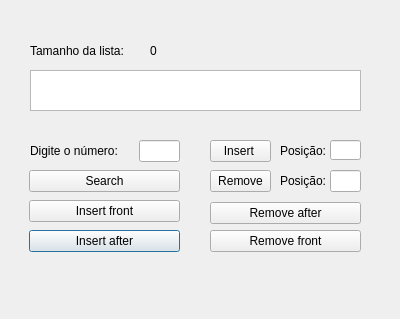
<?xml version="1.0" encoding="UTF-8"?>
<ui version="4.0">
 <class>windowlista</class>
 <widget class="QDialog" name="windowlista">
  <property name="geometry">
   <rect>
    <x>0</x>
    <y>0</y>
    <width>400</width>
    <height>319</height>
   </rect>
  </property>
  <property name="windowTitle">
   <string>Dialog</string>
  </property>
  <widget class="QPushButton" name="insertAfter">
   <property name="geometry">
    <rect>
     <x>29</x>
     <y>230</y>
     <width>151</width>
     <height>22</height>
    </rect>
   </property>
   <property name="text">
    <string>Insert after</string>
   </property>
  </widget>
  <widget class="QPushButton" name="pushButton_2">
   <property name="geometry">
    <rect>
     <x>29</x>
     <y>170</y>
     <width>151</width>
     <height>22</height>
    </rect>
   </property>
   <property name="text">
    <string>Search</string>
   </property>
  </widget>
  <widget class="QPushButton" name="removeAfter">
   <property name="geometry">
    <rect>
     <x>210</x>
     <y>202</y>
     <width>151</width>
     <height>22</height>
    </rect>
   </property>
   <property name="text">
    <string>Remove after</string>
   </property>
  </widget>
  <widget class="QPushButton" name="InsertFront">
   <property name="geometry">
    <rect>
     <x>29</x>
     <y>200</y>
     <width>151</width>
     <height>22</height>
    </rect>
   </property>
   <property name="text">
    <string>Insert front</string>
   </property>
  </widget>
  <widget class="QPushButton" name="insertN">
   <property name="geometry">
    <rect>
     <x>210</x>
     <y>140</y>
     <width>61</width>
     <height>22</height>
    </rect>
   </property>
   <property name="text">
    <string>Insert </string>
   </property>
  </widget>
  <widget class="QPushButton" name="removeFront">
   <property name="geometry">
    <rect>
     <x>210</x>
     <y>230</y>
     <width>151</width>
     <height>22</height>
    </rect>
   </property>
   <property name="text">
    <string>Remove front</string>
   </property>
  </widget>
  <widget class="QPushButton" name="removeN">
   <property name="geometry">
    <rect>
     <x>210</x>
     <y>170</y>
     <width>61</width>
     <height>22</height>
    </rect>
   </property>
   <property name="text">
    <string>Remove</string>
   </property>
  </widget>
  <widget class="QLineEdit" name="positionInsert">
   <property name="geometry">
    <rect>
     <x>330</x>
     <y>140</y>
     <width>31</width>
     <height>20</height>
    </rect>
   </property>
  </widget>
  <widget class="QLineEdit" name="positionRemove">
   <property name="geometry">
    <rect>
     <x>330</x>
     <y>170</y>
     <width>31</width>
     <height>22</height>
    </rect>
   </property>
  </widget>
  <widget class="QLabel" name="label">
   <property name="geometry">
    <rect>
     <x>280</x>
     <y>140</y>
     <width>61</width>
     <height>21</height>
    </rect>
   </property>
   <property name="text">
    <string>Posição:</string>
   </property>
  </widget>
  <widget class="QLabel" name="label_4">
   <property name="geometry">
    <rect>
     <x>280</x>
     <y>170</y>
     <width>59</width>
     <height>21</height>
    </rect>
   </property>
   <property name="text">
    <string>Posição:</string>
   </property>
  </widget>
  <widget class="QLineEdit" name="entrada">
   <property name="geometry">
    <rect>
     <x>139</x>
     <y>140</y>
     <width>41</width>
     <height>22</height>
    </rect>
   </property>
  </widget>
  <widget class="QLabel" name="label_3">
   <property name="geometry">
    <rect>
     <x>30</x>
     <y>130</y>
     <width>101</width>
     <height>41</height>
    </rect>
   </property>
   <property name="text">
    <string>Digite o número:</string>
   </property>
  </widget>
  <widget class="QListWidget" name="listWidget">
   <property name="geometry">
    <rect>
     <x>30</x>
     <y>70</y>
     <width>331</width>
     <height>41</height>
    </rect>
   </property>
   <property name="movement">
    <enum>QListView::Static</enum>
   </property>
   <property name="flow">
    <enum>QListView::LeftToRight</enum>
   </property>
  </widget>
  <widget class="QLabel" name="label_2">
   <property name="geometry">
    <rect>
     <x>30</x>
     <y>40</y>
     <width>111</width>
     <height>21</height>
    </rect>
   </property>
   <property name="text">
    <string>Tamanho da lista:</string>
   </property>
  </widget>
  <widget class="QLabel" name="retTamanho">
   <property name="geometry">
    <rect>
     <x>150</x>
     <y>40</y>
     <width>59</width>
     <height>21</height>
    </rect>
   </property>
   <property name="text">
    <string>0</string>
   </property>
  </widget>
  <zorder>insertAfter</zorder>
  <zorder>pushButton_2</zorder>
  <zorder>removeAfter</zorder>
  <zorder>InsertFront</zorder>
  <zorder>insertN</zorder>
  <zorder>removeFront</zorder>
  <zorder>removeN</zorder>
  <zorder>entrada</zorder>
  <zorder>positionInsert</zorder>
  <zorder>positionRemove</zorder>
  <zorder>label</zorder>
  <zorder>label_3</zorder>
  <zorder>label_4</zorder>
  <zorder>listWidget</zorder>
  <zorder>label_2</zorder>
  <zorder>retTamanho</zorder>
 </widget>
 <resources/>
 <connections/>
</ui>
